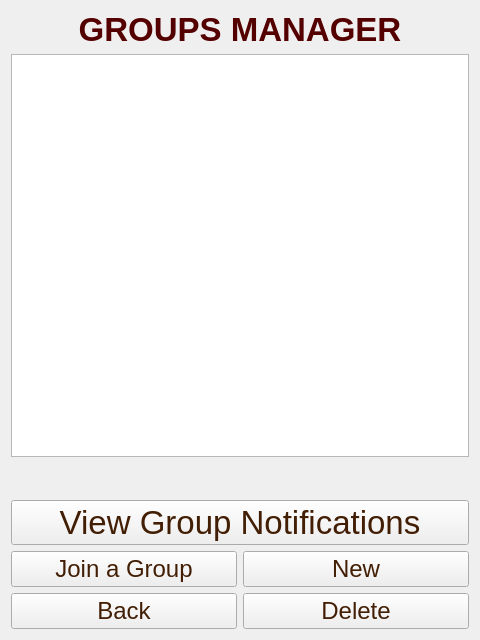
<?xml version="1.0" encoding="UTF-8"?>
<ui version="4.0">
 <class>GroupSelection</class>
 <widget class="QWidget" name="GroupSelection">
  <property name="geometry">
   <rect>
    <x>0</x>
    <y>0</y>
    <width>480</width>
    <height>640</height>
   </rect>
  </property>
  <property name="windowTitle">
   <string>Form</string>
  </property>
  <property name="styleSheet">
   <string notr="true">background-image: url(:/game/jackpots/jackpots/woodBG2.jpg);</string>
  </property>
  <layout class="QGridLayout" name="gridLayout">
   <item row="0" column="0" colspan="2">
    <widget class="QLabel" name="label">
     <property name="sizePolicy">
      <sizepolicy hsizetype="Preferred" vsizetype="Preferred">
       <horstretch>0</horstretch>
       <verstretch>0</verstretch>
      </sizepolicy>
     </property>
     <property name="font">
      <font>
       <pointsize>25</pointsize>
       <weight>75</weight>
       <bold>true</bold>
      </font>
     </property>
     <property name="styleSheet">
      <string notr="true">color: rgb(85, 0, 0);</string>
     </property>
     <property name="text">
      <string>GROUPS MANAGER</string>
     </property>
     <property name="alignment">
      <set>Qt::AlignCenter</set>
     </property>
    </widget>
   </item>
   <item row="1" column="0" colspan="2">
    <widget class="QListWidget" name="groupsList">
     <property name="sizePolicy">
      <sizepolicy hsizetype="Expanding" vsizetype="Expanding">
       <horstretch>0</horstretch>
       <verstretch>0</verstretch>
      </sizepolicy>
     </property>
     <property name="font">
      <font>
       <pointsize>15</pointsize>
      </font>
     </property>
     <property name="styleSheet">
      <string notr="true">color: rgb(66, 30, 4);</string>
     </property>
    </widget>
   </item>
   <item row="3" column="0" colspan="2">
    <widget class="QPushButton" name="groupNotifs">
     <property name="font">
      <font>
       <pointsize>25</pointsize>
       <weight>50</weight>
       <bold>false</bold>
      </font>
     </property>
     <property name="styleSheet">
      <string notr="true">color: rgb(66, 30, 4);</string>
     </property>
     <property name="text">
      <string>View Group Notifications</string>
     </property>
     <property name="icon">
      <iconset resource="resources.qrc">
       <normaloff>:/buttons/icons/icons/chat.png</normaloff>:/buttons/icons/icons/chat.png</iconset>
     </property>
     <property name="iconSize">
      <size>
       <width>50</width>
       <height>50</height>
      </size>
     </property>
    </widget>
   </item>
   <item row="4" column="0">
    <widget class="QPushButton" name="joinGroup">
     <property name="font">
      <font>
       <pointsize>18</pointsize>
       <weight>50</weight>
       <bold>false</bold>
      </font>
     </property>
     <property name="styleSheet">
      <string notr="true">color: rgb(66, 30, 4);</string>
     </property>
     <property name="text">
      <string>Join a Group</string>
     </property>
     <property name="icon">
      <iconset resource="resources.qrc">
       <normaloff>:/buttons/icons/icons/join.png</normaloff>:/buttons/icons/icons/join.png</iconset>
     </property>
     <property name="iconSize">
      <size>
       <width>40</width>
       <height>40</height>
      </size>
     </property>
    </widget>
   </item>
   <item row="4" column="1">
    <widget class="QPushButton" name="newGroup">
     <property name="font">
      <font>
       <pointsize>18</pointsize>
       <weight>50</weight>
       <bold>false</bold>
      </font>
     </property>
     <property name="styleSheet">
      <string notr="true">color: rgb(66, 30, 4);</string>
     </property>
     <property name="text">
      <string>New</string>
     </property>
     <property name="icon">
      <iconset resource="resources.qrc">
       <normaloff>:/buttons/icons/icons/new.png</normaloff>:/buttons/icons/icons/new.png</iconset>
     </property>
     <property name="iconSize">
      <size>
       <width>40</width>
       <height>40</height>
      </size>
     </property>
    </widget>
   </item>
   <item row="5" column="0">
    <widget class="QPushButton" name="backB">
     <property name="font">
      <font>
       <pointsize>18</pointsize>
       <weight>50</weight>
       <bold>false</bold>
      </font>
     </property>
     <property name="styleSheet">
      <string notr="true">color: rgb(66, 30, 4);</string>
     </property>
     <property name="text">
      <string>Back</string>
     </property>
     <property name="icon">
      <iconset resource="resources.qrc">
       <normaloff>:/buttons/icons/icons/back.png</normaloff>:/buttons/icons/icons/back.png</iconset>
     </property>
     <property name="iconSize">
      <size>
       <width>40</width>
       <height>40</height>
      </size>
     </property>
    </widget>
   </item>
   <item row="5" column="1">
    <widget class="QPushButton" name="deleteGroup">
     <property name="font">
      <font>
       <pointsize>18</pointsize>
       <weight>50</weight>
       <bold>false</bold>
      </font>
     </property>
     <property name="styleSheet">
      <string notr="true">color: rgb(66, 30, 4);</string>
     </property>
     <property name="text">
      <string>Delete</string>
     </property>
     <property name="icon">
      <iconset resource="resources.qrc">
       <normaloff>:/buttons/icons/icons/delete.png</normaloff>:/buttons/icons/icons/delete.png</iconset>
     </property>
     <property name="iconSize">
      <size>
       <width>40</width>
       <height>40</height>
      </size>
     </property>
    </widget>
   </item>
   <item row="2" column="0" colspan="2">
    <widget class="QLabel" name="response">
     <property name="font">
      <font>
       <pointsize>20</pointsize>
      </font>
     </property>
     <property name="text">
      <string/>
     </property>
     <property name="alignment">
      <set>Qt::AlignCenter</set>
     </property>
    </widget>
   </item>
  </layout>
 </widget>
 <resources>
  <include location="resources.qrc"/>
 </resources>
 <connections/>
</ui>
